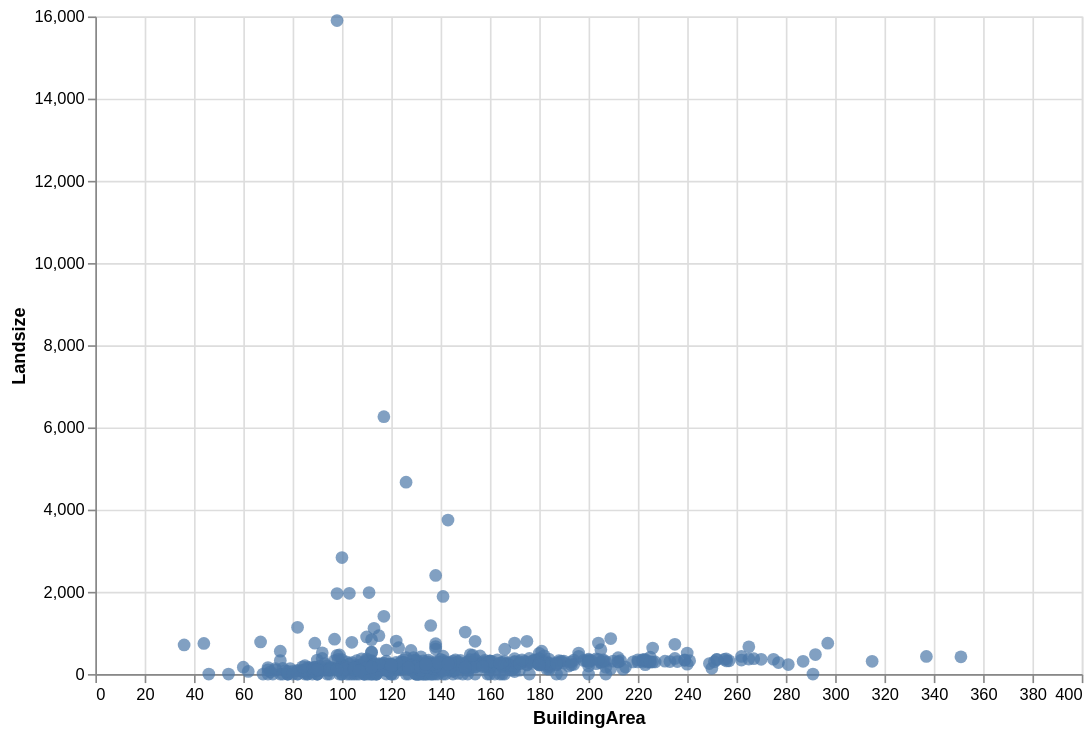

Notebook code cell kept with this figure:
### Code cell
# Change the y:
alt.Chart(housing_data, height=400, width=600).mark_circle(size=60).encode(
    x='BuildingArea',
    y='Landsize'
)

### Figure 1 — Vega-Lite specification as saved in the notebook (floating-point values rounded to 4 significant figures; data arrays with more than 128 entries replaced by an {"elided": "..."} marker saying what was removed)
{"config": {"view": {"continuousWidth": 300, "continuousHeight": 300}}, "data": {"name": "data-4c729991a1fc54ac63aa4060a0a79366"}, "mark": {"type": "circle", "size": 60}, "encoding": {"x": {"field": "BuildingArea", "type": "quantitative"}, "y": {"field": "Landsize", "type": "quantitative"}}, "height": 400, "width": 600, "$schema": "https://vega.github.io/schema/vega-lite/v6.1.0.json", "datasets": {"data-4c729991a1fc54ac63aa4060a0a79366": {"elided": "696 records"}}}
